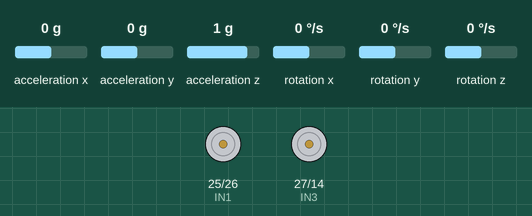
A sketch run on a simulated ESP32. On the bench: motor-driver pin pairs drawn as motors (green arrow = first pin HIGH = forward, orange = second pin HIGH = backward, longer = more drive, scaled by the enable pin). The test bench sets the inputs (shaded band); at power-on: acceleration x 0 g, acceleration y 0 g, acceleration z 1 g, rotation x 0 °/s, rotation y 0 °/s, rotation z 0 °/s.

Above: at 4.2 s.
4.3 s: acceleration x set to -1.4 g
At 5.2 s:
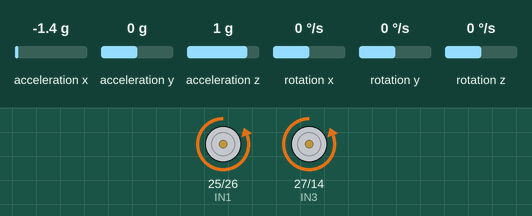
5.8 s: acceleration x set to 0.3 g
8.8 s: acceleration x set to 0.6 g
At 10.9 s:
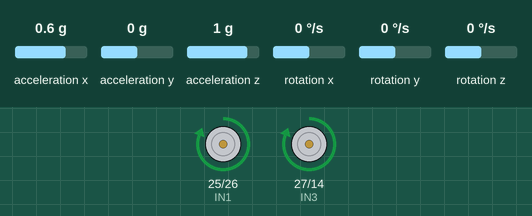
Timing chart, 0 to 12.4 s (numbered marks = the images above; inputs shaded):
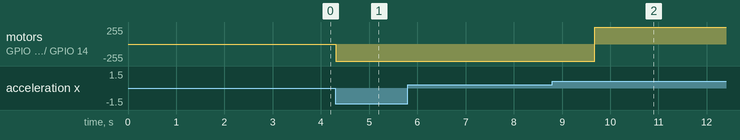

The sketch:

03_pid_control.ino
```cpp
// Stage 3: full PID control
// ESP32 + MPU6050 (tockn library, complementary-filtered angle)
// Pin names follow the IN1-IN4 / ENA-ENB convention (see README wiring table).

#include <Wire.h>
#include <MPU6050_tockn.h>

MPU6050 mpu(Wire);

float Kp = 25;
float Ki = 0.8;
float Kd = 1.2;

float error;
float previousError;
float integral;
float derivative;

float setpoint = 0;

#define IN1 25
#define IN2 26
#define IN3 27
#define IN4 14

#define ENA 32
#define ENB 33

void setup()
{
  Serial.begin(115200);

  Wire.begin(21,22);

  mpu.begin();
  mpu.calcGyroOffsets(true);

  pinMode(IN1,OUTPUT);
  pinMode(IN2,OUTPUT);
  pinMode(IN3,OUTPUT);
  pinMode(IN4,OUTPUT);

  ledcAttach(ENA,1000,8);
  ledcAttach(ENB,1000,8);
}

void loop()
{
  mpu.update();

  float angle = mpu.getAngleY();

  error = setpoint - angle;

  integral += error;

  derivative = error - previousError;

  float output =
      Kp*error +
      Ki*integral +
      Kd*derivative;

  previousError = error;

  int speed = constrain(abs(output),0,255);

  if(output > 0)
  {
      digitalWrite(IN1,HIGH);
      digitalWrite(IN2,LOW);

      digitalWrite(IN3,HIGH);
      digitalWrite(IN4,LOW);
  }
  else
  {
      digitalWrite(IN1,LOW);
      digitalWrite(IN2,HIGH);

      digitalWrite(IN3,LOW);
      digitalWrite(IN4,HIGH);
  }

  ledcWrite(ENA,speed);
  ledcWrite(ENB,speed);

  delay(5);
}
```

Measured:
- the behaviour switches between 0.4 and 0.5 g on acceleration x (found by bisection; images 1 and 2)
- after the input at 4.3 s, motor on GPIO 25 (IN1) / GPIO 26 (IN2), motor on GPIO 27 (IN3) / GPIO 14 (IN4): stopped → backward 255/255 at once
- after the input at 5.8 s, every drawn part: stays the same
- after the input at 8.8 s, motor on GPIO 25 (IN1) / GPIO 26 (IN2), motor on GPIO 27 (IN3) / GPIO 14 (IN4): backward 255/255 → forward 255/255 after 0.88 s instead of 1.8 s
